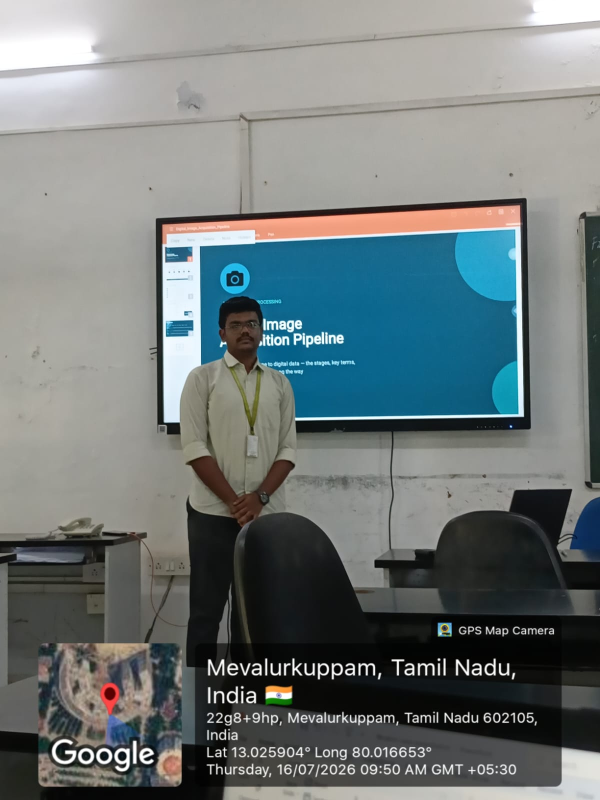
#> input picture Assement Co1/C01 AT  03-techincal presnation.jpeg, 1200 x 1600 px (shown at 1/2 size)
$ python ex_09.py
#> lines starting #> are read from the running program, lines starting #| are printed output that depends on the picture
### exp/local_io.py
"""Local file input helpers (replaces Google Colab upload)."""

import sys
from pathlib import Path

IMAGE_EXTENSIONS = {".jpg", ".jpeg", ".png", ".bmp", ".webp", ".tif", ".tiff"}
VIDEO_EXTENSIONS = {".mp4", ".avi", ".mov", ".mkv", ".webm"}


def get_path(prompt: str, allowed_extensions: set[str] | None = None) -> str:
#> called with prompt = 'Enter image path: '
    if len(sys.argv) > 1:
        path = sys.argv[1]
    else:
        path = input(prompt).strip()
#> the answer given: ../Assement Co1/C01 AT  03-techincal presnation.jpeg

    resolved = Path(path).expanduser().resolve()
    if not resolved.exists():
        raise FileNotFoundError(f"File not found: {path}")

    if allowed_extensions and resolved.suffix.lower() not in allowed_extensions:
        exts = ", ".join(sorted(allowed_extensions))
        raise ValueError(f"Expected one of [{exts}], got '{resolved.suffix}'")

    return str(resolved)


def get_image_path() -> str:
    return get_path("Enter image path: ", IMAGE_EXTENSIONS)


def get_video_path() -> str:
    return get_path("Enter video path: ", VIDEO_EXTENSIONS)

### exp/ex_09.py
# -*- coding: utf-8 -*-
"""ex-9: Image scaling — resize to bigger and smaller sizes (OpenCV)."""

import cv2
import matplotlib.pyplot as plt
from local_io import get_image_path

image_path = get_image_path()
print(f"Using file: {image_path}")

# 2. Read the image
image = cv2.imread(image_path)
#> image is the input picture: shape (1600, 1200, 3); mean B, G, R 121.2, 121, 112.7
if image is None:
    raise ValueError(f"Could not read image from '{image_path}'.")

h, w = image.shape[:2]
#> h = 1600; w = 1200

# 3. Scale down (50% of original)
small_w, small_h = int(w * 0.5), int(h * 0.5)
#> small_w = 600; small_h = 800
image_small = cv2.resize(image, (small_w, small_h), interpolation=cv2.INTER_AREA)
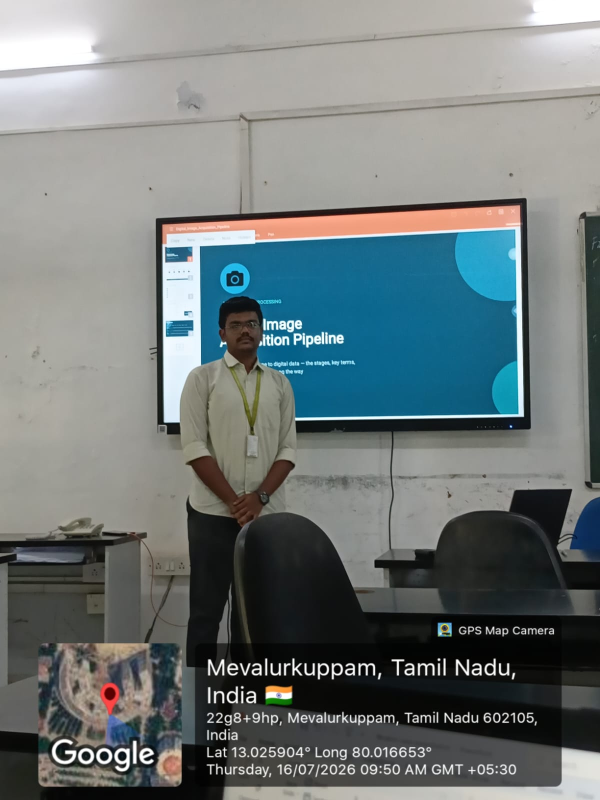
#> image_small: shape (800, 600, 3); mean B, G, R 121.3, 121.1, 112.8

# 4. Scale up (150% of original)
big_w, big_h = int(w * 1.5), int(h * 1.5)
#> big_w = 1800; big_h = 2400
image_big = cv2.resize(image, (big_w, big_h), interpolation=cv2.INTER_LINEAR)

# 5. Display original, smaller, and bigger
image_rgb = cv2.cvtColor(image, cv2.COLOR_BGR2RGB)
small_rgb = cv2.cvtColor(image_small, cv2.COLOR_BGR2RGB)
big_rgb = cv2.cvtColor(image_big, cv2.COLOR_BGR2RGB)

fig, axes = plt.subplots(1, 3, figsize=(14, 5))
axes[0].imshow(small_rgb)
axes[0].set_title(f"Smaller (50%)\n{small_w}x{small_h}")
axes[0].axis("off")
axes[1].imshow(image_rgb)
axes[1].set_title(f"Original\n{w}x{h}")
axes[1].axis("off")
axes[2].imshow(big_rgb)
axes[2].set_title(f"Bigger (150%)\n{big_w}x{big_h}")
axes[2].axis("off")
plt.tight_layout()
plt.show()
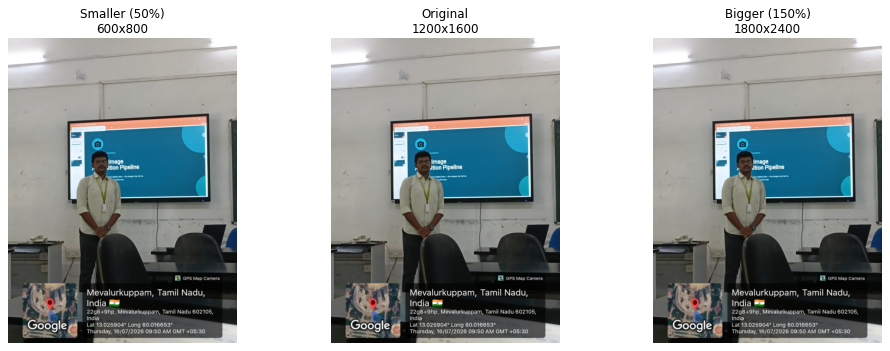
#> figure drawn by matplotlib, 3 panels
